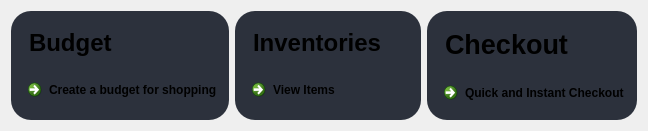
                  <widget class="QWidget" name="cardFrame" native="true">
                   <property name="styleSheet">
                    <string notr="true">QFrame{
	border-radius: 20px;
	background-color: rgb(44, 49, 60);
}</string>
                   </property>
                   <layout class="QHBoxLayout" name="horizontalLayout_32">
                    <item>
                     <widget class="QFrame" name="card1">
                      <property name="frameShape">
                       <enum>QFrame::StyledPanel</enum>
                      </property>
                      <property name="frameShadow">
                       <enum>QFrame::Raised</enum>
                      </property>
                      <layout class="QVBoxLayout" name="verticalLayout_10">
                       <item>
                        <widget class="QFrame" name="frame_8">
                         <property name="frameShape">
                          <enum>QFrame::StyledPanel</enum>
                         </property>
                         <property name="frameShadow">
                          <enum>QFrame::Raised</enum>
                         </property>
                         <layout class="QHBoxLayout" name="horizontalLayout_29">
                          <item>
                           <widget class="QLabel" name="label_7">
                            <property name="font">
                             <font>
                              <pointsize>20</pointsize>
                              <weight>75</weight>
                              <bold>true</bold>
                             </font>
                            </property>
                            <property name="text">
                             <string>&lt;html&gt;&lt;head/&gt;&lt;body&gt;&lt;p&gt;&lt;span style=&quot; font-size:18pt;&quot;&gt;Budget&lt;/span&gt;&lt;/p&gt;&lt;/body&gt;&lt;/html&gt;</string>
                            </property>
                           </widget>
                          </item>
                          <item>
                           <widget class="QLabel" name="label_10">
                            <property name="maximumSize">
                             <size>
                              <width>32</width>
                              <height>32</height>
                             </size>
                            </property>
                            <property name="font">
                             <font>
                              <weight>75</weight>
                              <bold>true</bold>
                             </font>
                            </property>
                            <property name="text">
                             <string/>
                            </property>
                            <property name="pixmap">
                             <pixmap resource="resources.qrc">:/white /White Icons/edit-3.svg</pixmap>
                            </property>
                            <property name="scaledContents">
                             <bool>true</bool>
                            </property>
                           </widget>
                          </item>
                         </layout>
                        </widget>
                       </item>
                       <item>
                        <widget class="QCommandLinkButton" name="homeListBtn">
                         <property name="text">
                          <string>Create a budget for shopping</string>
                         </property>
                         <property name="icon">
                          <iconset resource="resources.qrc">
                           <normaloff>:/white /White Icons/arrow-right.svg</normaloff>:/white /White Icons/arrow-right.svg</iconset>
                         </property>
                        </widget>
                       </item>
                      </layout>
                     </widget>
                    </item>
                    <item>
                     <widget class="QFrame" name="card2">
                      <property name="frameShape">
                       <enum>QFrame::StyledPanel</enum>
                      </property>
                      <property name="frameShadow">
                       <enum>QFrame::Raised</enum>
                      </property>
                      <layout class="QVBoxLayout" name="verticalLayout_22">
                       <item>
                        <widget class="QFrame" name="frame_25">
                         <property name="frameShape">
                          <enum>QFrame::StyledPanel</enum>
                         </property>
                         <property name="frameShadow">
                          <enum>QFrame::Raised</enum>
                         </property>
                         <layout class="QHBoxLayout" name="horizontalLayout_31">
                          <item>
                           <widget class="QLabel" name="label_49">
                            <property name="font">
                             <font>
                              <pointsize>20</pointsize>
                              <weight>75</weight>
                              <bold>true</bold>
                             </font>
                            </property>
                            <property name="text">
                             <string>&lt;html&gt;&lt;head/&gt;&lt;body&gt;&lt;p&gt;&lt;span style=&quot; font-size:18pt;&quot;&gt;Inventories&lt;/span&gt;&lt;/p&gt;&lt;/body&gt;&lt;/html&gt;</string>
                            </property>
                           </widget>
                          </item>
                          <item>
                           <widget class="QLabel" name="label_50">
                            <property name="maximumSize">
                             <size>
                              <width>32</width>
                              <height>32</height>
                             </size>
                            </property>
                            <property name="font">
                             <font>
                              <weight>75</weight>
                              <bold>true</bold>
                             </font>
                            </property>
                            <property name="text">
                             <string/>
                            </property>
                            <property name="pixmap">
                             <pixmap resource="resources.qrc">:/white /White Icons/layers.svg</pixmap>
                            </property>
                            <property name="scaledContents">
                             <bool>true</bool>
                            </property>
                           </widget>
                          </item>
                         </layout>
                        </widget>
                       </item>
                       <item>
                        <widget class="QCommandLinkButton" name="homeInvBtn">
                         <property name="text">
                          <string>View Items</string>
                         </property>
                         <property name="icon">
                          <iconset resource="resources.qrc">
                           <normaloff>:/white /White Icons/arrow-right.svg</normaloff>:/white /White Icons/arrow-right.svg</iconset>
                         </property>
                         <property name="iconSize">
                          <size>
                           <width>25</width>
                           <height>20</height>
                          </size>
                         </property>
                        </widget>
                       </item>
                      </layout>
                     </widget>
                    </item>
                    <item>
                     <widget class="QFrame" name="card3">
                      <property name="frameShape">
                       <enum>QFrame::StyledPanel</enum>
                      </property>
                      <property name="frameShadow">
                       <enum>QFrame::Raised</enum>
                      </property>
                      <layout class="QVBoxLayout" name="verticalLayout_13">
                       <item>
                        <widget class="QFrame" name="frame_24">
                         <property name="frameShape">
                          <enum>QFrame::StyledPanel</enum>
                         </property>
                         <property name="frameShadow">
                          <enum>QFrame::Raised</enum>
                         </property>
                         <layout class="QHBoxLayout" name="horizontalLayout_30">
                          <item>
                           <widget class="QLabel" name="label_12">
                            <property name="font">
                             <font>
                              <pointsize>20</pointsize>
                              <weight>75</weight>
                              <bold>true</bold>
                             </font>
                            </property>
                            <property name="text">
                             <string>Checkout</string>
                            </property>
                           </widget>
                          </item>
                          <item>
                           <widget class="QLabel" name="label_48">
                            <property name="maximumSize">
                             <size>
                              <width>32</width>
                              <height>32</height>
                             </size>
                            </property>
                            <property name="font">
                             <font>
                              <weight>75</weight>
                              <bold>true</bold>
                             </font>
                            </property>
                            <property name="text">
                             <string/>
                            </property>
                            <property name="pixmap">
                             <pixmap resource="resources.qrc">:/white /White Icons/shopping-cart.svg</pixmap>
                            </property>
                            <property name="scaledContents">
                             <bool>true</bool>
                            </property>
                           </widget>
                          </item>
                         </layout>
                        </widget>
                       </item>
                       <item>
                        <widget class="QCommandLinkButton" name="homeCheckBtn">
                         <property name="text">
                          <string>Quick and Instant Checkout</string>
                         </property>
                         <property name="icon">
                          <iconset resource="resources.qrc">
                           <normaloff>:/white /White Icons/arrow-right.svg</normaloff>:/white /White Icons/arrow-right.svg</iconset>
                         </property>
                        </widget>
                       </item>
                      </layout>
                     </widget>
                    </item>
                   </layout>
                  </widget>
